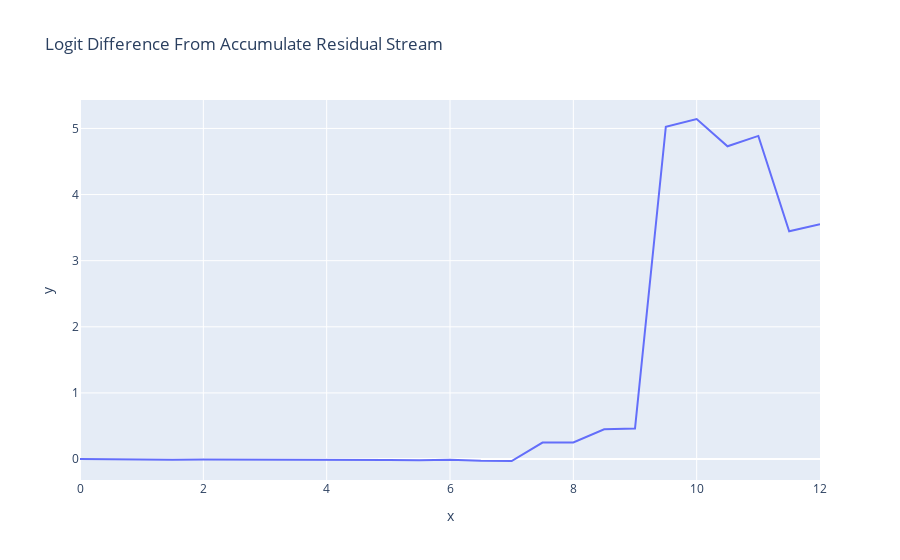

The notebook cell saved with this chart:
### Markdown cell above
Fascinatingly, we see that the model is utterly unable to do the task until layer 7, almost all performance comes from attention layer 9, and performance actually *decreases* from there.

**Note:** Hover over each data point to see what residual stream position it's from!

<details> <summary>Details on `accumulated_resid`</summary>
**Key:** `n_pre` means the residual stream at the start of layer n, `n_mid` means the residual stream after the attention part of layer n (`n_post` is the same as `n+1_pre` so is not included)

* `layer` is the layer for which we input the residual stream (this is used to identify *which* layer norm scaling factor we want)
* `incl_mid` is whether to include the residual stream in the middle of a layer, ie after attention & before MLP
* `pos_slice` is the subset of the positions used. See `utils.Slice` for details on the syntax.
* return_labels is whether to return the labels for each component returned (useful for plotting)
</details>

### Code cell
accumulated_residual, labels = cache.accumulated_resid(
    layer=-1, incl_mid=True, pos_slice=-1, return_labels=True
)
logit_lens_logit_diffs = residual_stack_to_logit_diff(accumulated_residual, cache)
line(
    logit_lens_logit_diffs,
    x=np.arange(model.cfg.n_layers * 2 + 1) / 2,
    hover_name=labels,
    title="Logit Difference From Accumulate Residual Stream",
)

### Figure 1 — Plotly figure (JSON) as saved in the notebook; plotly's stock layout.template omitted (floating-point values rounded to 4 significant figures)
{"data": [{"hovertemplate": "<b>%{hovertext}</b><br><br>x=%{x}<br>y=%{y}<extra></extra>", "hovertext": ["0_pre", "0_mid", "1_pre", "1_mid", "2_pre", "2_mid", "3_pre", "3_mid", "4_pre", "4_mid", "5_pre", "5_mid", "6_pre", "6_mid", "7_pre", "7_mid", "8_pre", "8_mid", "9_pre", "9_mid", "10_pre", "10_mid", "11_pre", "11_mid", "final_post"], "legendgroup": "", "line": {"color": "#636efa", "dash": "solid"}, "marker": {"symbol": "circle"}, "mode": "lines", "name": "", "orientation": "v", "showlegend": false, "type": "scatter", "x": [0, 0.5, 1, 1.5, 2, 2.5, 3, 3.5, 4, 4.5, 5, 5.5, 6, 6.5, 7, 7.5, 8, 8.5, 9, 9.5, 10, 10.5, 11, 11.5, 12], "xaxis": "x", "y": [1.294e-05, -0.006643, -0.007525, -0.009076, -0.008737, -0.008685, -0.00648, -0.00794, -0.009662, -0.0151, -0.01419, -0.01993, -0.009125, -0.0273, -0.02985, 0.2497, 0.2506, 0.4501, 0.46, 5.025, 5.143, 4.731, 4.887, 3.445, 3.552], "yaxis": "y"}], "layout": {"legend": {"tracegroupgap": 0}, "title": {"text": "Logit Difference From Accumulate Residual Stream"}, "xaxis": {"anchor": "y", "domain": [0, 1], "title": {"text": "x"}}, "yaxis": {"anchor": "x", "domain": [0, 1], "title": {"text": "y"}}}}
